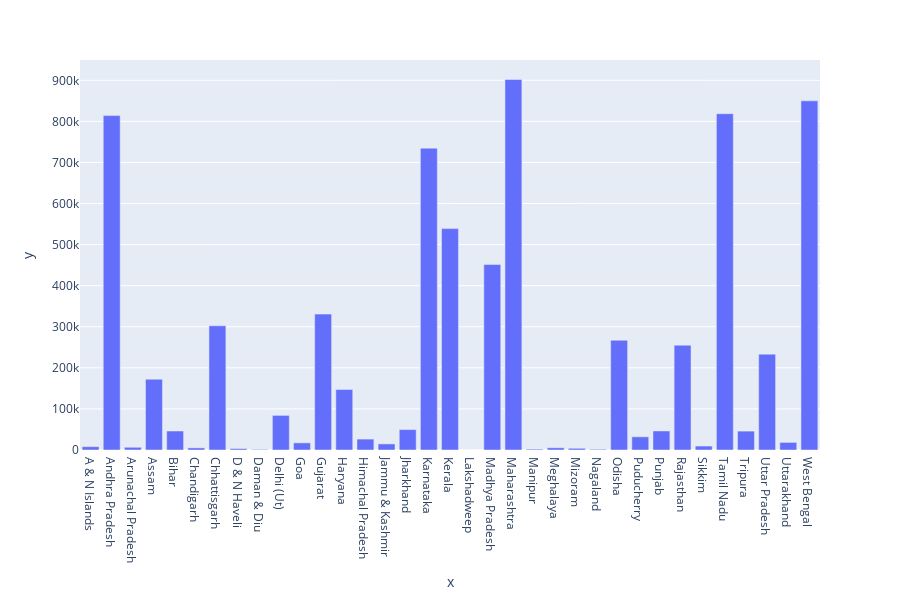

Here is the notebook cell this chart was saved with:
### Code cell
state_total = []
for i in state_all:
    state_total.append(sum(df[df['State']==i]['Total']))

fig = px.bar( x=state_all, y=state_total)
fig.show()

### Figure 1 — Plotly figure (JSON) as saved in the notebook; plotly's stock layout.template omitted (floating-point values rounded to 4 significant figures)
{"data": [{"alignmentgroup": "True", "hoverlabel": {"namelength": 0}, "hovertemplate": "x=%{x}<br>y=%{y}", "legendgroup": "", "marker": {"color": "#636efa"}, "name": "", "offsetgroup": "", "orientation": "v", "showlegend": false, "textposition": "auto", "type": "bar", "x": ["A & N Islands", "Andhra Pradesh", "Arunachal Pradesh", "Assam", "Bihar", "Chandigarh", "Chhattisgarh", "D & N Haveli", "Daman & Diu", "Delhi (Ut)", "Goa", "Gujarat", "Haryana", "Himachal Pradesh", "Jammu & Kashmir", "Jharkhand", "Karnataka", "Kerala", "Lakshadweep", "Madhya Pradesh", "Maharashtra", "Manipur", "Meghalaya", "Mizoram", "Nagaland", "Odisha", "Puducherry", "Punjab", "Rajasthan", "Sikkim", "Tamil Nadu", "Tripura", "Uttar Pradesh", "Uttarakhand", "West Bengal"], "xaxis": "x", "y": [8109, 814059, 6633, 172276, 46214, 5164, 302354, 3430, 1391, 84272, 17363, 330858, 147176, 26562, 14821, 49720, 734825, 538946, 50, 451535, 901945, 2102, 5415, 4154, 1728, 267234, 32144, 46350, 255134, 9606, 818691, 45965, 233352, 18496, 849936], "yaxis": "y"}], "layout": {"barmode": "relative", "height": 600, "legend": {"tracegroupgap": 0}, "margin": {"t": 60}, "xaxis": {"anchor": "y", "domain": [0, 1], "title": {"text": "x"}}, "yaxis": {"anchor": "x", "domain": [0, 1], "title": {"text": "y"}}}}
